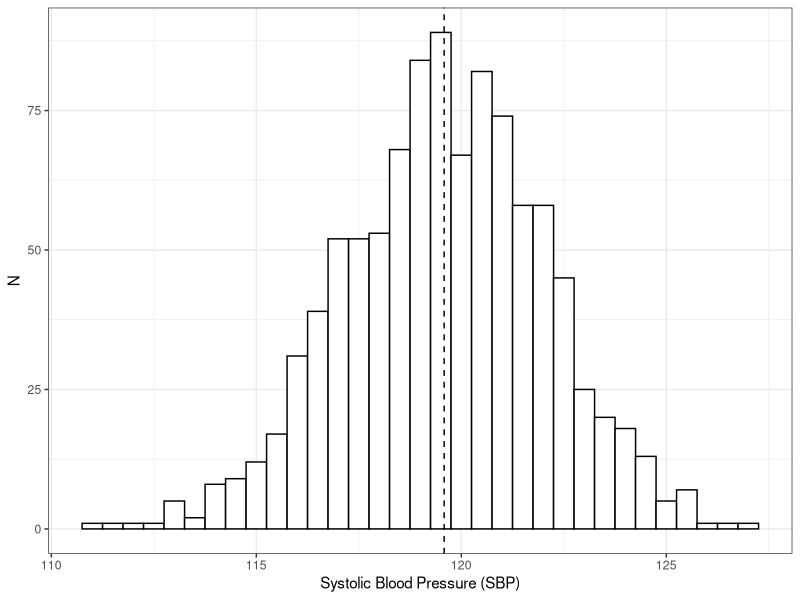
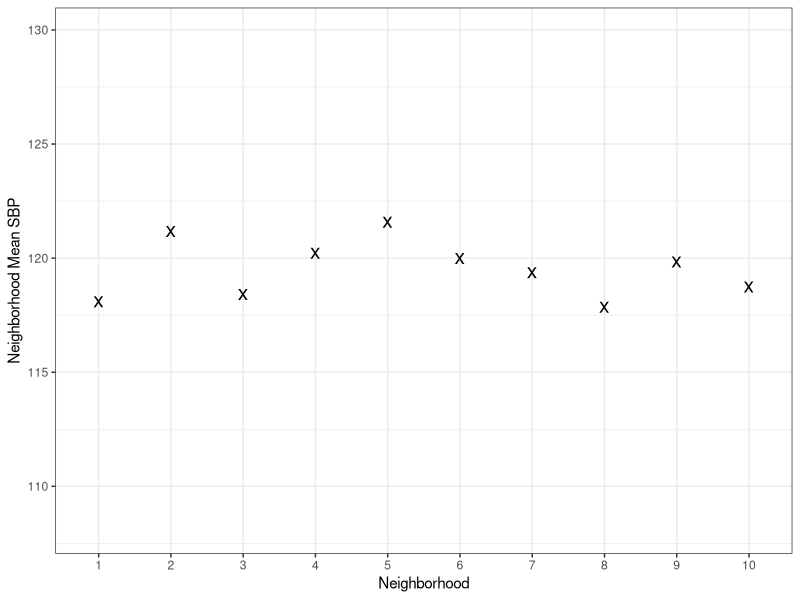
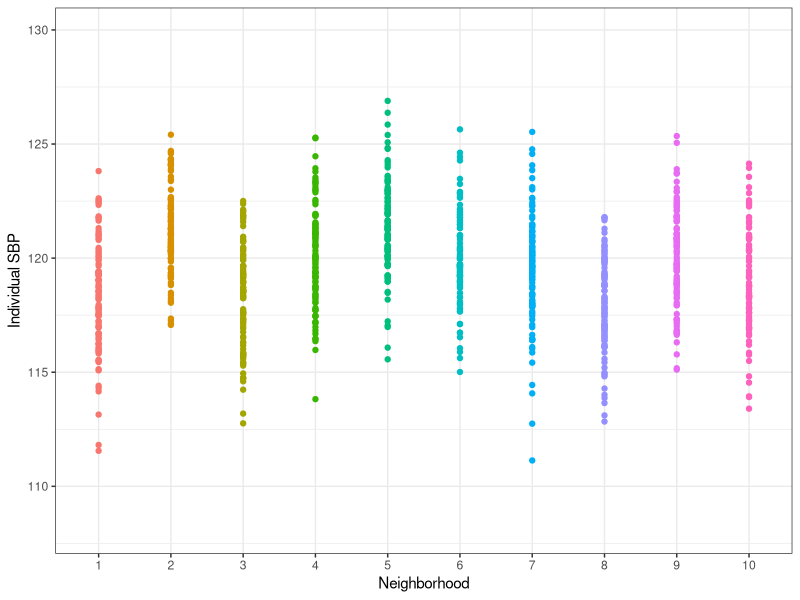
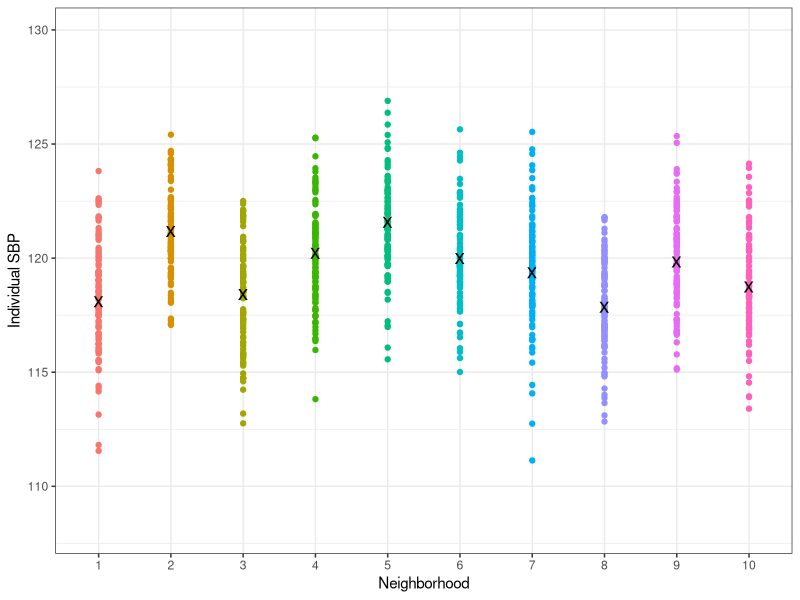

Write the R code that produced these figures, in order.
require(ggplot2)
mu_pop <- 120

sigma_pop <- 5

sigma_neighborhood <- 3

J <- 10
N <- 100

neighborhoods <- rep(1:J, N)

neighborhood_means <- rnorm(J, mu_pop, sqrt(sigma_neighborhood))

ind_sbp <- rnorm(N*J, neighborhood_means[neighborhoods], sqrt(sigma_pop))

hg <- ggplot(data.frame(x=ind_sbp)) + geom_histogram(aes(x=x), binwidth=0.5, colour = "black", fill = "white") + theme_bw() + 
geom_vline(xintercept = mean(ind_sbp), linetype = "dashed") +
xlab("Systolic Blood Pressure (SBP)") +
ylab("N")

png("output/ind_sbp_hist.png", width = 600, height = 400)
print(hg)
dev.off()

sbp_limits <- c(min(ind_sbp)-3, max(ind_sbp)+3)

## Make a plot of neighborhood means, ordered from least to greatest
ng <- ggplot(data = data.frame(x=as.factor(1:J), y = neighborhood_means), 
aes(x=x,y=y)) + 
geom_point(shape = "x", size = 5) + 
xlab("Neighborhood") +
ylab("Neighborhood Mean SBP") + 
theme_bw() +
ylim(sbp_limits)

png("output/neighborhood_sbp_means.png", width = 600, height = 400)
plot(ng)
dev.off()

## Make a plot of neighborhood means, ordered from least to greatest
ig <- ggplot() +
geom_point(data = data.frame(x=as.factor(neighborhoods), y = ind_sbp), aes(x=x,y=y, colour = x)) + 
#geom_point(data = data.frame(x=as.factor(1:J), y = neighborhood_means), aes(x=x,y=y), shape = "x", size = 5) +
xlab("Neighborhood") +
ylab("Individual SBP") +
theme_bw() +
theme(legend.position = "none") +
ylim(sbp_limits)

png("output/ind_sbp_means.png", width = 600, height = 400)
print(ig)
dev.off()

## Make a plot of neighborhood means, ordered from least to greatest
ig2 <- ggplot() +
geom_point(data = data.frame(x=as.factor(neighborhoods), y = ind_sbp), aes(x=x,y=y, colour = x)) + 
geom_point(data = data.frame(x=as.factor(1:J), y = neighborhood_means), aes(x=x,y=y), shape = "x", size = 5) +
xlab("Neighborhood") +
ylab("Individual SBP") +
theme_bw() +
theme(legend.position = "none") +
ylim(sbp_limits)

png("output/ind_neigh_sbp_means.png", width = 600, height = 400)
print(ig2)
dev.off()

 